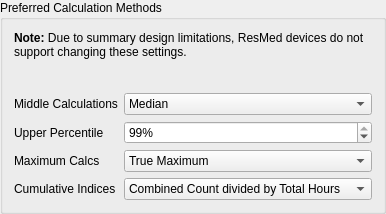
                 <widget class="QGroupBox" name="PreferredCalcs">
                  <property name="sizePolicy">
                   <sizepolicy hsizetype="Preferred" vsizetype="Minimum">
                    <horstretch>0</horstretch>
                    <verstretch>0</verstretch>
                   </sizepolicy>
                  </property>
                  <property name="toolTip">
                   <string>Changes to the following settings need a restart, but not a recalc.</string>
                  </property>
                  <property name="title">
                   <string>Preferred Calculation Methods</string>
                  </property>
                  <layout class="QGridLayout" name="gridLayout_7">
                   <item row="2" column="1">
                    <widget class="QSpinBox" name="prefCalcPercentile">
                     <property name="toolTip">
                      <string>For consistency, ResMed users should use 95% here,
as this is the only value available on summary-only days.</string>
                     </property>
                     <property name="suffix">
                      <string notr="true">%</string>
                     </property>
                     <property name="minimum">
                      <number>1</number>
                     </property>
                     <property name="value">
                      <number>99</number>
                     </property>
                    </widget>
                   </item>
                   <item row="1" column="0">
                    <widget class="QLabel" name="label_37">
                     <property name="sizePolicy">
                      <sizepolicy hsizetype="Fixed" vsizetype="Preferred">
                       <horstretch>0</horstretch>
                       <verstretch>0</verstretch>
                      </sizepolicy>
                     </property>
                     <property name="text">
                      <string>Middle Calculations</string>
                     </property>
                    </widget>
                   </item>
                   <item row="3" column="0">
                    <widget class="QLabel" name="label_43">
                     <property name="text">
                      <string>Maximum Calcs</string>
                     </property>
                    </widget>
                   </item>
                   <item row="2" column="0">
                    <widget class="QLabel" name="label_42">
                     <property name="text">
                      <string>Upper Percentile</string>
                     </property>
                    </widget>
                   </item>
                   <item row="4" column="0">
                    <widget class="QLabel" name="label_29">
                     <property name="text">
                      <string>&lt;html&gt;&lt;head/&gt;&lt;body&gt;&lt;p&gt;Cumulative Indices&lt;/p&gt;&lt;/body&gt;&lt;/html&gt;</string>
                     </property>
                    </widget>
                   </item>
                   <item row="1" column="1">
                    <widget class="QComboBox" name="prefCalcMiddle">
                     <property name="toolTip">
                      <string>Median is recommended for ResMed users.</string>
                     </property>
                     <item>
                      <property name="text">
                       <string>Median</string>
                      </property>
                     </item>
                     <item>
                      <property name="text">
                       <string>Weighted Average</string>
                      </property>
                     </item>
                     <item>
                      <property name="text">
                       <string>Normal Average</string>
                      </property>
                     </item>
                    </widget>
                   </item>
                   <item row="3" column="1">
                    <widget class="QComboBox" name="prefCalcMax">
                     <property name="sizePolicy">
                      <sizepolicy hsizetype="Preferred" vsizetype="Fixed">
                       <horstretch>0</horstretch>
                       <verstretch>0</verstretch>
                      </sizepolicy>
                     </property>
                     <property name="minimumSize">
                      <size>
                       <width>140</width>
                       <height>0</height>
                      </size>
                     </property>
                     <property name="toolTip">
                      <string>&lt;html&gt;&lt;head/&gt;&lt;body&gt;&lt;p&gt;True maximum is the maximum of the data set.&lt;/p&gt;&lt;p&gt;99th percentile filters out the rarest outliers.&lt;/p&gt;&lt;/body&gt;&lt;/html&gt;</string>
                     </property>
                     <item>
                      <property name="text">
                       <string>True Maximum</string>
                      </property>
                     </item>
                     <item>
                      <property name="text">
                       <string>99% Percentile</string>
                      </property>
                     </item>
                    </widget>
                   </item>
                   <item row="4" column="1">
                    <widget class="QComboBox" name="culminativeIndices">
                     <item>
                      <property name="text">
                       <string>Combined Count divided by Total Hours</string>
                      </property>
                     </item>
                     <item>
                      <property name="text">
                       <string>Time Weighted average of Indices</string>
                      </property>
                     </item>
                     <item>
                      <property name="text">
                       <string>Standard average of indices</string>
                      </property>
                     </item>
                     <item>
                      <property name="text">
                       <string>Median</string>
                      </property>
                     </item>
                    </widget>
                   </item>
                   <item row="0" column="0" colspan="2">
                    <widget class="QLabel" name="resmedPrefCalcsNotice">
                     <property name="sizePolicy">
                      <sizepolicy hsizetype="Preferred" vsizetype="Minimum">
                       <horstretch>0</horstretch>
                       <verstretch>0</verstretch>
                      </sizepolicy>
                     </property>
                     <property name="text">
                      <string>&lt;html&gt;&lt;head/&gt;&lt;body&gt;&lt;p&gt;&lt;span style=&quot; font-weight:600;&quot;&gt;Note: &lt;/span&gt;Due to summary design limitations, ResMed devices do not support changing these settings.&lt;/p&gt;&lt;/body&gt;&lt;/html&gt;</string>
                     </property>
                     <property name="alignment">
                      <set>Qt::AlignLeading|Qt::AlignLeft|Qt::AlignTop</set>
                     </property>
                     <property name="wordWrap">
                      <bool>true</bool>
                     </property>
                    </widget>
                   </item>
                  </layout>
                 </widget>
